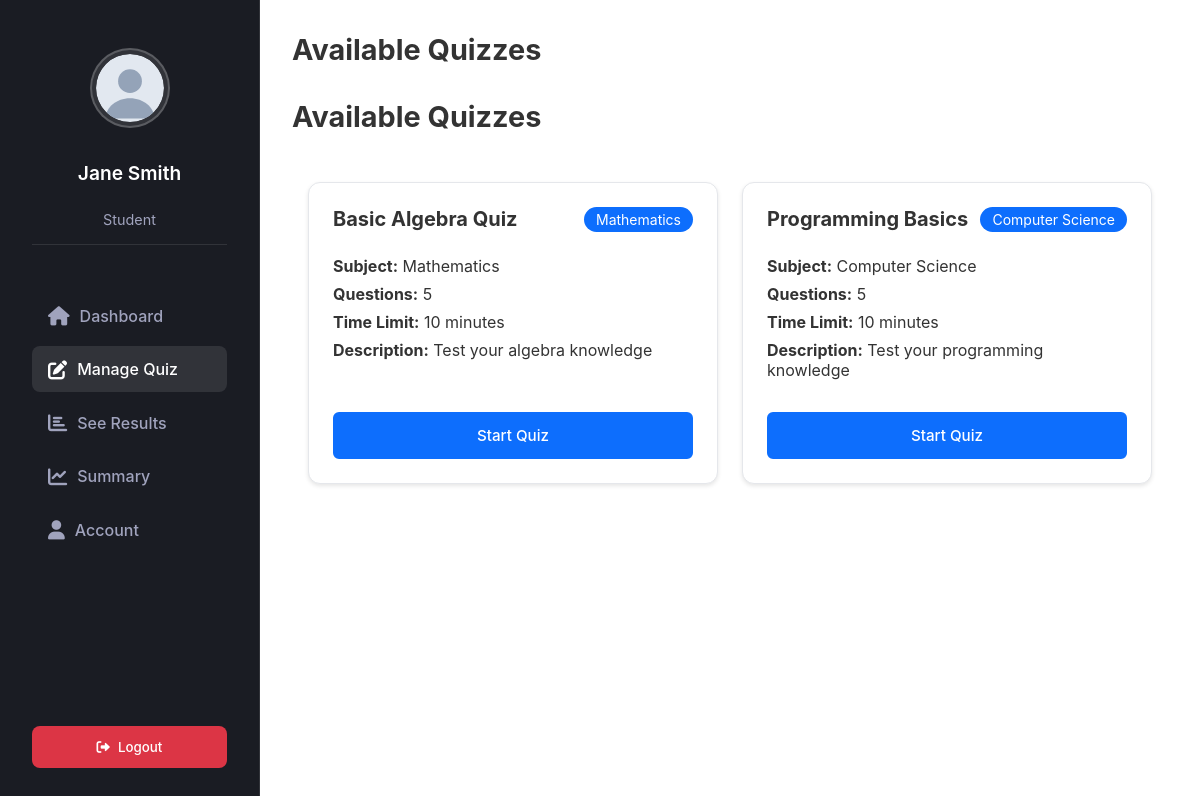
/student/quiz-list.php (signed in), run on the app's committed database.
### tables this page shows
CREATE TABLE quizzes (
    id INT PRIMARY KEY AUTO_INCREMENT,
    subject_id INT NOT NULL,
    title VARCHAR(200) NOT NULL,
    description TEXT,
    time_limit INT NOT NULL DEFAULT 600,  
    created_by INT NOT NULL,
    created_at TIMESTAMP DEFAULT CURRENT_TIMESTAMP,
    FOREIGN KEY (subject_id) REFERENCES subjects(id),
    FOREIGN KEY (created_by) REFERENCES users(id)
);

CREATE TABLE subjects (
    id INT PRIMARY KEY AUTO_INCREMENT,
    name VARCHAR(100) NOT NULL,
    description TEXT
);

### student/quiz-list.php (the view, shortened to what this page needs)
<?php
require_once '../config/database.php';
$stmt = $pdo->prepare("
    SELECT
        q.*,
        s.name as subject_name,
        (SELECT COUNT(*) FROM questions WHERE quiz_id = q.id) as question_count,
        (SELECT COUNT(*) FROM quiz_attempts WHERE quiz_id = q.id AND student_id = ?) as attempts
    FROM quizzes q
    JOIN subjects s ON q.subject_id = s.id
    ORDER BY q.created_at DESC
");
$stmt->execute([$_SESSION['user_id']]);
$available_quizzes = $stmt->fetchAll();
?>
<div class="dashboard-header">
    <h1>Available Quizzes</h1>
</div>
<div class="quiz-grid">
    <?php if (empty($available_quizzes)): ?>
        <div class="card">
            <p>No new quizzes available at the moment.</p>
        </div>
    <?php else: ?>
        <?php foreach ($available_quizzes as $quiz): ?>
            <div class="quiz-card">
                <div class="quiz-header">
                    <h3><?php echo htmlspecialchars($quiz['title']); ?></h3>
                    <span class="subject-badge"><?php echo htmlspecialchars($quiz['subject_name']); ?></span>
                </div>
                <div class="quiz-details">
                    <p><strong>Subject:</strong> <?php echo htmlspecialchars($quiz['subject_name']); ?></p>
                    <p><strong>Questions:</strong> <?php echo (int)$quiz['question_count']; ?></p>
                    <p><strong>Time Limit:</strong> <?php echo (int)($quiz['time_limit'] / 60); ?> minutes</p>
                    <p><strong>Description:</strong> <?php echo htmlspecialchars($quiz['description']); ?></p>
                </div>
                <div class="quiz-actions">
                    <?php if ((int)$quiz['question_count'] > 0): ?>
                        <a href="take-quiz.php?id=<?php echo $quiz['id']; ?>" class="btn btn-primary">Start Quiz</a>
                    <?php else: ?>
                        <button class="btn btn-secondary" disabled>No Questions Yet</button>
                    <?php endif; ?>
                </div>
            </div>
        <?php endforeach; ?>
    <?php endif; ?>
</div>
<?php
require_once 'includes/layout.php';
?>

### assets/css/style.css (style rules this page uses)
:root { --primary-color: #0D6EFD; --primary-gradient: linear-gradient(135deg, #8B5CF6 0%, #EC4899 100%); --secondary-color: #6c757d; --background-color: #F8F9FA; --card-background: #FFFFFF; --text-color: #212529; --text-muted: #6c757d; --border-color: #dee2e6; --input-background: #FFFFFF; --sidebar-width: 250px; --error-color: #dc3545; --success-color: #198754; }
* { margin: 0; padding: 0; box-sizing: border-box; font-family: 'Inter', sans-serif; }
body { background-color: var(--background-color); color: var(--text-color); min-height: 100vh; }
.btn { display: inline-block; padding: 0.75rem 1.5rem; border-radius: 5px; font-size: 1rem; font-weight: 500; text-decoration: none; cursor: pointer; transition: all 0.3s ease; border: 2px solid transparent; }
.btn-primary { background-color: var(--primary-color); color: white; }
.dashboard-header { display: flex; justify-content: space-between; align-items: center; margin-bottom: 2rem; }
.dashboard-header h1 { font-size: 2rem; color: #1a1a1a; margin-bottom: 0.5rem; }
.quiz-card { background: #ffffff; border: 1px solid #e5e7eb; border-radius: 8px; padding: 1.5rem; display: flex; flex-direction: column; }
.quiz-actions { display: flex; flex-direction: column; gap: 0.75rem; margin-top: 1rem; }
.quiz-actions .btn { width: 100%; text-align: center; padding: 0.75rem; font-size: 0.95rem; border-radius: 6px; transition: all 0.2s ease; }
.quiz-grid { display: grid; grid-template-columns: repeat(auto-fill, minmax(300px, 1fr)); gap: 1.5rem; margin-top: 1rem; }

### student/includes/layout.php (style rules this page uses)
:root { --primary-color: #0D6EFD; --sidebar-bg: #1a1c23; --main-bg: #f5f6fa; --text-light: #a0a3bd; --text-dark: #333; }
body { margin: 0; padding: 0; font-family: 'Inter', sans-serif; background: var(--main-bg); display: flex; min-height: 100vh; }
.dashboard-header { margin-bottom: 2rem; }
.dashboard-header h1 { margin: 0; font-size: 1.8rem; color: var(--text-dark); }

### student/quiz-list.php (style rules this page uses)
.quiz-grid { display: grid; grid-template-columns: repeat(auto-fill, minmax(300px, 1fr)); gap: 1.5rem; padding: 1rem; }
.quiz-card { background: white; padding: 1.5rem; border-radius: 12px; box-shadow: 0 2px 4px rgba(0,0,0,0.1); display: flex; flex-direction: column; transition: transform 0.2s ease; }
.quiz-header { margin-bottom: 1rem; display: flex; justify-content: space-between; align-items: flex-start; }
.quiz-header h3 { margin: 0; color: var(--text-dark); font-size: 1.25rem; }
.subject-badge { background: var(--primary-color); color: white; padding: 0.25rem 0.75rem; border-radius: 15px; font-size: 0.875rem; }
.quiz-details { flex-grow: 1; margin-bottom: 1.5rem; }
.quiz-details p { margin: 0.5rem 0; color: var(--text-dark); }
.quiz-actions { margin-top: auto; }
.btn { display: inline-block; padding: 0.75rem 1rem; border-radius: 6px; text-decoration: none; font-weight: 500; text-align: center; width: 100%; transition: all 0.3s ease; }
.btn-primary { background: var(--primary-color); color: white; border: 2px solid var(--primary-color); }

### data on the page
quizzes: title "Basic Algebra Quiz", subject.name "Mathematics", question_count "5", $quiz['time_limit']/60 "10", description "Test your algebra knowledge"
quizzes: title "Programming Basics", subject.name "Computer Science", question_count "5", $quiz['time_limit']/60 "10", description "Test your programming knowledge"

### other printed values
$_SESSION['name'] "Jane Smith"
$page_title "Available Quizzes"
